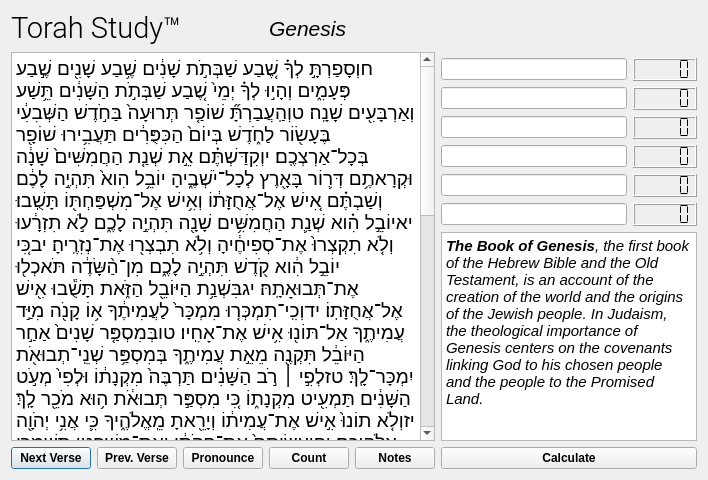
<?xml version="1.0" encoding="UTF-8"?>
<ui version="4.0">
 <class>Torah</class>
 <widget class="QDialog" name="Torah">
  <property name="geometry">
   <rect>
    <x>0</x>
    <y>0</y>
    <width>640</width>
    <height>480</height>
   </rect>
  </property>
  <property name="windowTitle">
   <string>Dialog</string>
  </property>
  <layout class="QGridLayout" name="gridLayout">
   <item row="10" column="0">
    <widget class="QPushButton" name="pushButton">
     <property name="font">
      <font>
       <weight>75</weight>
       <bold>true</bold>
      </font>
     </property>
     <property name="text">
      <string>Next Verse</string>
     </property>
    </widget>
   </item>
   <item row="10" column="4">
    <widget class="QPushButton" name="pushButton_4">
     <property name="font">
      <font>
       <weight>75</weight>
       <bold>true</bold>
      </font>
     </property>
     <property name="text">
      <string>Notes</string>
     </property>
    </widget>
   </item>
   <item row="2" column="0" rowspan="8" colspan="5">
    <widget class="QPlainTextEdit" name="plainTextEdit">
     <property name="font">
      <font>
       <pointsize>14</pointsize>
      </font>
     </property>
     <property name="lineWidth">
      <number>1</number>
     </property>
     <property name="readOnly">
      <bool>true</bool>
     </property>
     <property name="plainText">
      <string>חוְסָפַרְתָּ֣ לְךָ֗ שֶׁ֚בַע שַׁבְּתֹ֣ת שָׁנִ֔ים שֶׁ֥בַע שָׁנִ֖ים שֶׁ֣בַע פְּעָמִ֑ים וְהָי֣וּ לְךָ֗ יְמֵי֙ שֶׁ֚בַע שַׁבְּתֹ֣ת הַשָּׁנִ֔ים תֵּ֥שַׁע וְאַרְבָּעִ֖ים שָׁנָֽה׃ טוְהַֽעֲבַרְתָּ֞ שׁוֹפַ֤ר תְּרוּעָה֙ בַּחֹ֣דֶשׁ הַשְּׁבִעִ֔י בֶּעָשׂ֖וֹר לַחֹ֑דֶשׁ בְּיוֹם֙ הַכִּפֻּרִ֔ים תַּעֲבִ֥ירוּ שׁוֹפָ֖ר בְּכָל־אַרְצְכֶֽם׃ יוְקִדַּשְׁתֶּ֗ם אֵ֣ת שְׁנַ֤ת הַחֲמִשִּׁים֙ שָׁנָ֔ה וּקְרָאתֶ֥ם דְּר֛וֹר בָּאָ֖רֶץ לְכָל־יֹשְׁבֶ֑יהָ יוֹבֵ֥ל הִוא֙ תִּהְיֶ֣ה לָכֶ֔ם וְשַׁבְתֶּ֗ם אִ֚ישׁ אֶל־אֲחֻזָּת֔וֹ וְאִ֥ישׁ אֶל־מִשְׁפַּחְתּ֖וֹ תָּשֻֽׁבוּ׃ יאיוֹבֵ֣ל הִ֗וא שְׁנַ֛ת הַחֲמִשִּׁ֥ים שָׁנָ֖ה תִּהְיֶ֣ה לָכֶ֑ם לֹ֣א תִזְרָ֔עוּ וְלֹ֤א תִקְצְרוּ֙ אֶת־סְפִיחֶ֔יהָ וְלֹ֥א תִבְצְר֖וּ אֶת־נְזִרֶֽיהָ׃ יבכִּ֚י יוֹבֵ֣ל הִ֔וא קֹ֖דֶשׁ תִּהְיֶ֣ה לָכֶ֑ם מִן־הַ֨שָּׂדֶ֔ה תֹּאכְל֖וּ אֶת־תְּבוּאָתָֽהּ׃ יגבִּשְׁנַ֥ת הַיּוֹבֵ֖ל הַזֹּ֑את תָּשֻׁ֕בוּ אִ֖ישׁ אֶל־אֲחֻזָּתֽוֹ׃ ידוְכִֽי־תִמְכְּר֤וּ מִמְכָּר֙ לַעֲמִיתֶ֔ךָ א֥וֹ קָנֹ֖ה מִיַּ֣ד עֲמִיתֶ֑ךָ אַל־תּוֹנ֖וּ אִ֥ישׁ אֶת־אָחִֽיו׃ טובְּמִסְפַּ֤ר שָׁנִים֙ אַחַ֣ר הַיּוֹבֵ֔ל תִּקְנֶ֖ה מֵאֵ֣ת עֲמִיתֶ֑ךָ בְּמִסְפַּ֥ר שְׁנֵֽי־תְבוּאֹ֖ת יִמְכָּר־לָֽךְ׃ טזלְפִ֣י ׀ רֹ֣ב הַשָּׁנִ֗ים תַּרְבֶּה֙ מִקְנָת֔וֹ וּלְפִי֙ מְעֹ֣ט הַשָּׁנִ֔ים תַּמְעִ֖יט מִקְנָת֑וֹ כִּ֚י מִסְפַּ֣ר תְּבוּאֹ֔ת ה֥וּא מֹכֵ֖ר לָֽךְ׃ יזוְלֹ֤א תוֹנוּ֙ אִ֣ישׁ אֶת־עֲמִית֔וֹ וְיָרֵ֖אתָ מֵֽאֱלֹהֶ֑יךָ כִּ֛י אֲנִ֥י יְהֹוָ֖ה אֱלֹהֵיכֶֽם׃ יחוַעֲשִׂיתֶם֙ אֶת־חֻקֹּתַ֔י וְאֶת־מִשְׁפָּטַ֥י תִּשְׁמְר֖וּ וַעֲשִׂיתֶ֣ם אֹתָ֑ם וִֽישַׁבְתֶּ֥ם עַל־הָאָ֖רֶץ לָבֶֽטַח׃ יטוְנָתְנָ֤ה הָאָ֙רֶץ֙ פִּרְיָ֔הּ וַאֲכַלְתֶּ֖ם לָשֹׂ֑בַע וִֽישַׁבְתֶּ֥ם לָבֶ֖טַח עָלֶֽיהָ׃ כוְכִ֣י תֹאמְר֔וּ מַה־נֹּאכַ֤֖ל בַּשָּׁנָ֣ה הַשְּׁבִיעִ֑ת הֵ֚ן לֹ֣א נִזְרָ֔ע וְלֹ֥א נֶאֱסֹ֖ף אֶת־תְּבוּאָתֵֽנוּ׃ כאוְצִוִּ֤יתִי אֶת־בִּרְכָתִי֙ לָכֶ֔ם בַּשָּׁנָ֖ה הַשִּׁשִּׁ֑ית וְעָשָׂת֙ אֶת־הַתְּבוּאָ֔ה לִשְׁלֹ֖שׁ הַשָּׁנִֽים׃ כבוּזְרַעְתֶּ֗ם אֵ֚ת הַשָּׁנָ֣ה הַשְּׁמִינִ֔ת וַאֲכַלְתֶּ֖ם מִן־הַתְּבוּאָ֣ה יָשָׁ֑ן עַ֣ד ׀ הַשָּׁנָ֣ה הַתְּשִׁיעִ֗ת עַד־בּוֹא֙ תְּב֣וּאָתָ֔הּ תֹּאכְל֖וּ יָשָֽׁן׃ כגוְהָאָ֗רֶץ לֹ֤א תִמָּכֵר֙ לִצְמִתֻ֔ת כִּי־לִ֖י הָאָ֑רֶץ כִּֽי־גֵרִ֧ים וְתוֹשָׁבִ֛ים אַתֶּ֖ם עִמָּדִֽי׃ כדוּבְכֹ֖ל אֶ֣רֶץ אֲחֻזַּתְכֶ֑ם גְּאֻלָּ֖ה תִּתְּנ֥וּ לָאָֽרֶץ׃ (ס) כהכִּֽי־יָמ֣וּךְ אָחִ֔יךָ וּמָכַ֖ר מֵאֲחֻזָּת֑וֹ וּבָ֤א גֹֽאֲלוֹ֙ הַקָּרֹ֣ב אֵלָ֔יו וְגָאַ֕ל אֵ֖ת מִמְכַּ֥ר אָחִֽיו׃ כווְאִ֕ישׁ כִּ֛י לֹ֥א יִֽהְיֶה־לּ֖וֹ גֹּאֵ֑ל וְהִשִּׂ֣יגָה יָד֔וֹ וּמָצָ֖א כְּדֵ֥י גְאֻלָּתֽוֹ׃ כזוְחִשַּׁב֙ אֶת־שְׁנֵ֣י מִמְכָּר֔וֹ וְהֵשִׁיב֙ אֶת־הָ֣עֹדֵ֔ף לָאִ֖ישׁ אֲשֶׁ֣ר מָֽכַר־ל֑וֹ וְשָׁ֖ב לַאֲחֻזָּתֽוֹ׃ כחוְאִ֨ם לֹֽא־מָֽצְאָ֜ה יָד֗וֹ דֵּי֮ הָשִׁ֣יב לוֹ֒ וְהָיָ֣ה מִמְכָּר֗וֹ בְּיַד֙ הַקֹּנֶ֣ה אֹת֔וֹ עַ֖ד שְׁנַ֣ת הַיּוֹבֵ֑ל וְיָצָא֙ בַּיֹּבֵ֔ל וְשָׁ֖ב לַאֲחֻזָּתֽוֹ׃ כטוְאִ֗ישׁ כִּֽי־יִמְכֹּ֤ר בֵּית־מוֹשַׁב֙ עִ֣יר חוֹמָ֔ה וְהָיְתָה֙ גְּאֻלָּת֔וֹ עַד־תֹּ֖ם שְׁנַ֣ת מִמְכָּר֑וֹ יָמִ֖ים תִּהְיֶ֥ה גְאֻלָּתֽוֹ׃ לוְאִ֣ם לֹֽא־יִגָּאֵ֗ל עַד־מְלֹ֣את לוֹ֮ שָׁנָ֣ה תְמִימָה֒ וְ֠קָם הַבַּ֨יִת אֲשֶׁר־בָּעִ֜יר אֲשֶׁר־לא [ל֣וֹ] חֹמָ֗ה לַצְּמִיתֻ֛ת לַקֹּנֶ֥ה אֹת֖וֹ לְדֹרֹתָ֑יו לֹ֥א יֵצֵ֖א בַּיֹּבֵֽל׃ לאוּבָתֵּ֣י הַחֲצֵרִ֗ים אֲשֶׁ֨ר אֵין־לָהֶ֤ם חֹמָה֙ סָבִ֔יב עַל־שְׂדֵ֥ה הָאָ֖רֶץ יֵחָשֵׁ֑ב גְּאֻלָּה֙ תִּהְיֶה־לּ֔וֹ וּבַיֹּבֵ֖ל יֵצֵֽא׃ לבוְעָרֵי֙ הַלְוִיִּ֔ם בָּתֵּ֖י עָרֵ֣י אֲחֻזָּתָ֑ם גְּאֻלַּ֥ת עוֹלָ֖ם תִּהְיֶ֥ה לַלְוִיִּֽם׃ לגוַאֲשֶׁ֤ר יִגְאַל֙ </string>
     </property>
    </widget>
   </item>
   <item row="10" column="2">
    <widget class="QPushButton" name="pushButton_2">
     <property name="font">
      <font>
       <weight>75</weight>
       <bold>true</bold>
      </font>
     </property>
     <property name="text">
      <string>Pronounce</string>
     </property>
    </widget>
   </item>
   <item row="8" column="5">
    <widget class="QLineEdit" name="lineEdit_6">
     <property name="sizePolicy">
      <sizepolicy hsizetype="MinimumExpanding" vsizetype="Fixed">
       <horstretch>0</horstretch>
       <verstretch>0</verstretch>
      </sizepolicy>
     </property>
    </widget>
   </item>
   <item row="10" column="5" colspan="2">
    <widget class="QPushButton" name="pushButton_6">
     <property name="font">
      <font>
       <weight>75</weight>
       <bold>true</bold>
      </font>
     </property>
     <property name="text">
      <string>Calculate</string>
     </property>
    </widget>
   </item>
   <item row="10" column="3">
    <widget class="QPushButton" name="pushButton_3">
     <property name="font">
      <font>
       <weight>75</weight>
       <bold>true</bold>
      </font>
     </property>
     <property name="text">
      <string>Count</string>
     </property>
    </widget>
   </item>
   <item row="7" column="5">
    <widget class="QLineEdit" name="lineEdit_5">
     <property name="sizePolicy">
      <sizepolicy hsizetype="MinimumExpanding" vsizetype="Fixed">
       <horstretch>0</horstretch>
       <verstretch>0</verstretch>
      </sizepolicy>
     </property>
    </widget>
   </item>
   <item row="6" column="5">
    <widget class="QLineEdit" name="lineEdit_4">
     <property name="sizePolicy">
      <sizepolicy hsizetype="MinimumExpanding" vsizetype="Fixed">
       <horstretch>0</horstretch>
       <verstretch>0</verstretch>
      </sizepolicy>
     </property>
    </widget>
   </item>
   <item row="3" column="5">
    <widget class="QLineEdit" name="lineEdit">
     <property name="sizePolicy">
      <sizepolicy hsizetype="MinimumExpanding" vsizetype="Fixed">
       <horstretch>0</horstretch>
       <verstretch>0</verstretch>
      </sizepolicy>
     </property>
    </widget>
   </item>
   <item row="10" column="1">
    <widget class="QPushButton" name="pushButton_5">
     <property name="font">
      <font>
       <weight>75</weight>
       <bold>true</bold>
      </font>
     </property>
     <property name="text">
      <string>Prev. Verse</string>
     </property>
    </widget>
   </item>
   <item row="7" column="6">
    <widget class="QLCDNumber" name="gem5">
     <property name="segmentStyle">
      <enum>QLCDNumber::Flat</enum>
     </property>
    </widget>
   </item>
   <item row="4" column="6">
    <widget class="QLCDNumber" name="gem2">
     <property name="segmentStyle">
      <enum>QLCDNumber::Flat</enum>
     </property>
    </widget>
   </item>
   <item row="6" column="6">
    <widget class="QLCDNumber" name="gem4">
     <property name="segmentStyle">
      <enum>QLCDNumber::Flat</enum>
     </property>
    </widget>
   </item>
   <item row="8" column="6">
    <widget class="QLCDNumber" name="gem6">
     <property name="segmentStyle">
      <enum>QLCDNumber::Flat</enum>
     </property>
    </widget>
   </item>
   <item row="5" column="5">
    <widget class="QLineEdit" name="lineEdit_3">
     <property name="sizePolicy">
      <sizepolicy hsizetype="MinimumExpanding" vsizetype="Fixed">
       <horstretch>0</horstretch>
       <verstretch>0</verstretch>
      </sizepolicy>
     </property>
    </widget>
   </item>
   <item row="5" column="6">
    <widget class="QLCDNumber" name="gem3">
     <property name="segmentStyle">
      <enum>QLCDNumber::Flat</enum>
     </property>
    </widget>
   </item>
   <item row="3" column="6">
    <widget class="QLCDNumber" name="gem1">
     <property name="segmentStyle">
      <enum>QLCDNumber::Flat</enum>
     </property>
    </widget>
   </item>
   <item row="9" column="5" colspan="2">
    <widget class="QTextEdit" name="textEdit">
     <property name="sizePolicy">
      <sizepolicy hsizetype="MinimumExpanding" vsizetype="Expanding">
       <horstretch>0</horstretch>
       <verstretch>0</verstretch>
      </sizepolicy>
     </property>
     <property name="html">
      <string>&lt;!DOCTYPE HTML PUBLIC &quot;-//W3C//DTD HTML 4.0//EN&quot; &quot;http://www.w3.org/TR/REC-html40/strict.dtd&quot;&gt;
&lt;html&gt;&lt;head&gt;&lt;meta name=&quot;qrichtext&quot; content=&quot;1&quot; /&gt;&lt;style type=&quot;text/css&quot;&gt;
p, li { white-space: pre-wrap; }
&lt;/style&gt;&lt;/head&gt;&lt;body style=&quot; font-family:'Roboto'; font-size:11pt; font-weight:400; font-style:normal;&quot;&gt;
&lt;p style=&quot; margin-top:0px; margin-bottom:0px; margin-left:0px; margin-right:0px; -qt-block-indent:0; text-indent:0px;&quot;&gt;&lt;span style=&quot; font-weight:600; font-style:italic;&quot;&gt;The Book of Genesis&lt;/span&gt;&lt;span style=&quot; font-style:italic;&quot;&gt;, the first book of the Hebrew Bible and the Old Testament, is an account of the creation of the world and the origins of the Jewish people. In Judaism, the theological importance of Genesis centers on the covenants linking God to his chosen people and the people to the Promised Land.&lt;/span&gt;&lt;/p&gt;&lt;/body&gt;&lt;/html&gt;</string>
     </property>
    </widget>
   </item>
   <item row="4" column="5">
    <widget class="QLineEdit" name="lineEdit_2">
     <property name="sizePolicy">
      <sizepolicy hsizetype="MinimumExpanding" vsizetype="Fixed">
       <horstretch>0</horstretch>
       <verstretch>0</verstretch>
      </sizepolicy>
     </property>
    </widget>
   </item>
   <item row="0" column="0" colspan="3">
    <widget class="QLabel" name="label">
     <property name="font">
      <font>
       <family>Roboto Light</family>
       <pointsize>22</pointsize>
      </font>
     </property>
     <property name="text">
      <string>Torah Study™</string>
     </property>
    </widget>
   </item>
   <item row="0" column="3" colspan="2">
    <widget class="QLabel" name="label_2">
     <property name="font">
      <font>
       <pointsize>16</pointsize>
       <italic>true</italic>
      </font>
     </property>
     <property name="text">
      <string>Genesis</string>
     </property>
    </widget>
   </item>
  </layout>
 </widget>
 <resources/>
 <connections/>
</ui>
